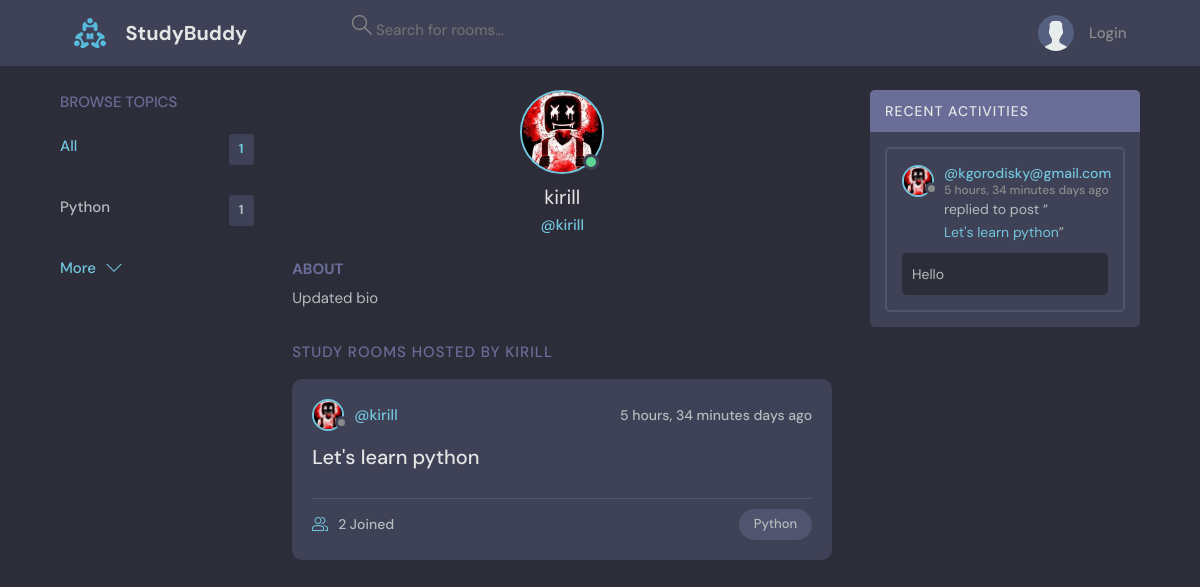
The app's page /profile/1 with its own data.
### base/models.py (models this page shows, shortened)
class Topic(models.Model):
    name = models.CharField(max_length=200)

class User(AbstractUser):
    email = models.EmailField(null=True, unique=True)
    name = models.CharField(max_length=200, null=True)
    bio = models.TextField(null=True)
    avatar = models.ImageField(null=True, default="avatar.svg")
    USERNAME_FIELD = 'email'
    REQUIRED_FIELDS = ['username']

class Room(models.Model):
    host = models.ForeignKey(User, on_delete=models.SET_NULL, null=True)
    topic = models.ForeignKey(Topic, on_delete=models.SET_NULL, null=True)
    name = models.CharField(max_length=200)
    description = models.TextField(null=True, blank=True)
    participants = models.ManyToManyField(User, related_name='participants', blank=True)
    updated = models.DateTimeField(auto_now=True)
    created = models.DateTimeField(auto_now_add=True)
    class Meta:
        ordering = ['-updated', '-created']
    def __str__(self):
        return self.name

class Message(models.Model):
    user = models.ForeignKey(User, on_delete=models.CASCADE)
    room = models.ForeignKey(Room, on_delete=models.CASCADE)
    body = models.TextField()
    updated = models.DateTimeField(auto_now=True)
    created = models.DateTimeField(auto_now_add=True)
    class Meta:
        ordering = ['-updated', '-created']

### base/views.py (the view)
# urls.py: path('profile/<str:pk>', views.user_profile, name="user-profile"),
def user_profile(request, pk):
    user = User.objects.get(id=pk)
    rooms = user.room_set.all()
    room_messages = user.message_set.all()
    topics = Topic.objects.all()
    context = {'user': user, "rooms": rooms,
                "room_messages": room_messages,
                "topics": topics}
    return render(request, 'base/profile.html', context)

### base/templates/base/profile.html (shortened to what this page needs)
{% extends 'main.html' %}
{% block content %}
  <main class="profile-page layout layout--3">
    <div class="container">
      {% include 'base/topics_component.html' %}
      <div class="roomList">
        <div class="profile">
          <div class="profile__avatar">
            <div class="avatar avatar--large active">
              <img src="{{user.avatar.url}}" />
            </div>
          </div>
          <div class="profile__info">
            <h3>{{user.username}}</h3>
            <p>@{{user.username}}</p>
          </div>
          <div class="profile__about">
            <h3>About</h3>
            <p>
              {{user.bio}}
            </p>
          </div>
        </div>
        <div class="roomList__header">
          <div>
            <h2>Study Rooms Hosted by {{user.username}}</a>
            </h2>
          </div>
        </div>
        {% include 'base/feed_component.html' %}
      </div>
        {% include 'base/activity_component.html' %}
    </div>
  </main>
{% endblock %}

### templates/main.html (shortened to what this page needs)
<!DOCTYPE html>
{% load static %}
<html lang="en">
  <head>
    <link rel="stylesheet" href="{% static 'styles/style.css' %}" />
  </head>
  <body>
    {% include 'navbar.html' %}
    {% block content %}
    {% endblock %}
  </body>
</html>

### templates/navbar.html (shortened to what this page needs)
{% load static %}
<header class="header header--loggedIn">
    <div class="container">
      <a href="{% url 'home' %}" class="header__logo">
        <img src="{% static 'images/logo.svg' %}" />
        <h1>StudyBuddy</h1>
      </a>
      <form class="header__search" method="GET" action="{% url 'home' %}"
        <label>
          <input name="q" placeholder="Search for rooms..." />
      </form>
      <nav class="header__menu">
        {% if request.user.is_authenticated %}
        <div class="header__user">
          <a href="{% url 'user-profile' request.user.id %}">
            <div class="avatar avatar--medium active">
              <img src="{{request.user.avatar.url}}" />
            </div>
            <p>{{request.user.username}} <span>@{{request.user.username}}</span></p>
          </a>
          <button class="dropdown-button">
            <svg version="1.1" xmlns="http://www.w3.org/2000/svg" width="32" height="32" viewBox="0 0 32 32">
              <title>chevron-down</title>
              <path d="M16 21l-13-13h-3l16 16 16-16h-3l-13 13z"></path>
            </svg>
          </button>
        </div>
        {% else %}
        <a href="{% url 'login' %}">
          <img src="{% static 'images/avatar.svg' %}" />
          <p>Login</p>
        </a>
        {% endif %}
      </nav>
    </div>
  </header>

### base/templates/base/topics_component.html
<div class="topics">
    <div class="topics__header">
      <h2>Browse Topics</h2>
    </div>
    <ul class="topics__list">
      <li>
        <a href="{% url 'home' %}" class="active">All <span>{{topics.count}}</span></a>
      </li>
      {% for topic in topics %}
      <li>
        <a href="{% url 'home' %}?q={{topic.name}}">{{topic.name}}<span>{{topic.room_set.all.count}}</span></a>
      </li>
      {% endfor %}
    </ul>
    <a class="btn btn--link" href="{% url 'topics' %}">
      More
      <svg version="1.1" xmlns="http://www.w3.org/2000/svg" width="32" height="32" viewBox="0 0 32 32">
        <title>chevron-down</title>
        <path d="M16 21l-13-13h-3l16 16 16-16h-3l-13 13z"></path>
      </svg>
    </a>
  </div>

### base/templates/base/feed_component.html (shortened to what this page needs)
{% for room in rooms %}
<div class="roomListRoom">
  <div class="roomListRoom__header">
    <a href="{% url 'user-profile' room.host.id %}" class="roomListRoom__author">
      <div class="avatar avatar--small">
        <img src="{{room.host.avatar.url}}" />
      </div>
      <span>@{{room.host.username}}</span>
    </a>
    <div class="roomListRoom__actions">
      <span>{{room.created|timesince}} days ago</span>
    </div>
  </div>
  <div class="roomListRoom__content">
    <a href="{% url 'room' room.id %}">{{room.name}}</a>
  </div>
  <div class="roomListRoom__meta">
    <a href="{% url 'room' room.id %}" class="roomListRoom__joined">
      {{room.participants.all.count}} Joined
    </a>
    <p class="roomListRoom__topic">{{room.topic.name}}</p>
  </div>
</div>
{% endfor %}

### base/templates/base/activity_component.html (shortened to what this page needs)
<div class="activities">
  <div class="activities__header">
    <h2>Recent Activities</h2>
  </div>
  {% for message in room_messages %}
  <div class="activities__box">
    <div class="activities__boxHeader roomListRoom__header">
      <a href="{% url 'user-profile' message.user.id %}" class="roomListRoom__author">
        <div class="avatar avatar--small">
          <img src="{{message.user.avatar.url}}" />
        </div>
        <p>
          @{{message.user}}
          <span>{{message.created|timesince}} days ago</span>
        </p>
      </a>
    </div>
    <div class="activities__boxContent">
      <p>replied to post “<a href="{% url 'room' message.room.id %}">{{message.room}}</a>”</p>
      <div class="activities__boxRoomContent">
        {{message.body}}
      </div>
    </div>
  </div>
  {% endfor %}
</div>

### records on screen
Topic: name "Python", room_set.all.count "1"
User: avatar (picture), username "kirill", bio "Updated bio", username "KIRILL"
Room: host.avatar (picture), host.username "kirill", created "5 hours, 34 minutes", name "Let's learn python", participants.all.count "2", topic.name "Python"
Message: user.avatar (picture), user "kgorodisky@gmail.com", created "5 hours, 34 minutes", room "Let's learn python", body "Hello"

### other values on screen
{{ topics.count }} "1"
